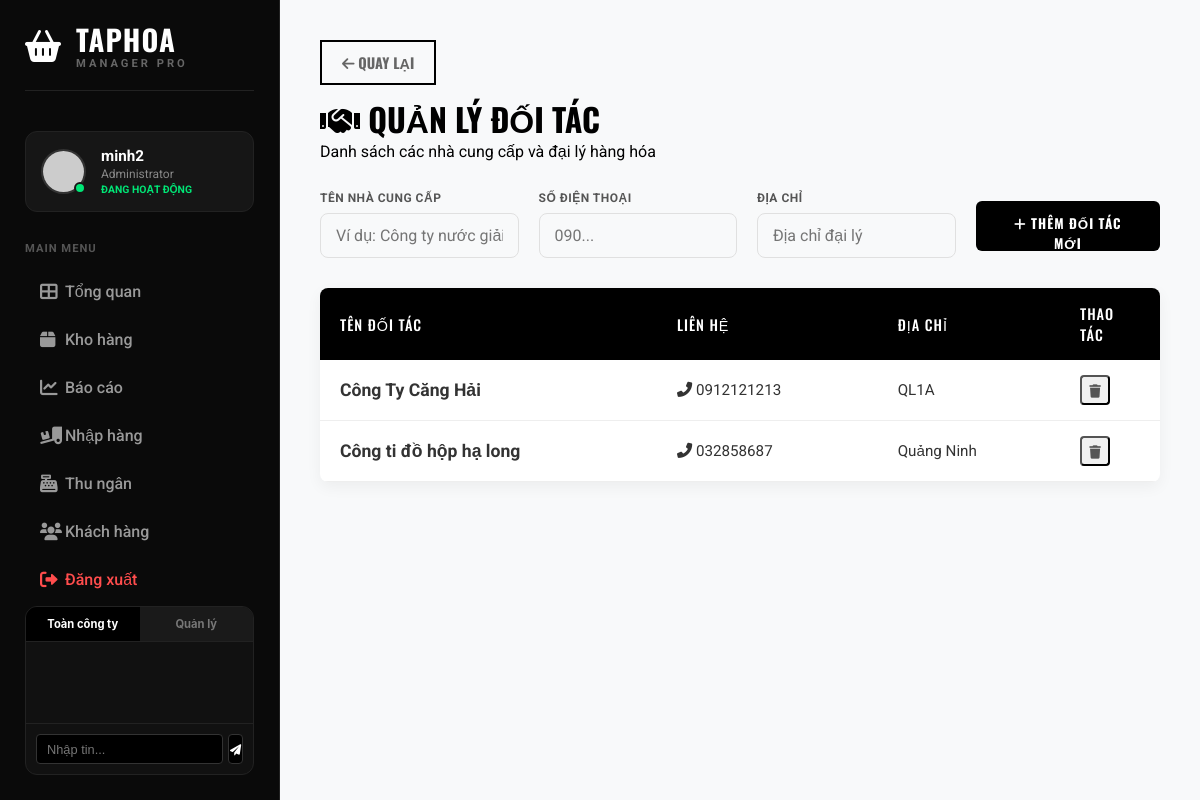
/index.php?action=suppliers (signed in), run on the app's committed database.
### tables this page shows
CREATE TABLE `suppliers` (
  `id` int(11) NOT NULL,
  `name` varchar(255) NOT NULL,
  `phone` varchar(20) DEFAULT NULL,
  `address` text DEFAULT NULL,
  `created_at` datetime DEFAULT current_timestamp()
);

### controllers/ImportController.php (called while the page is built, shortened)
<?php
class ImportController {
    private $db;
    public function __construct() {
        $database = new Database();
        $this->db = $database->getConnection();
    }
public function supplierList() {
    $query = "SELECT * FROM suppliers ORDER BY id DESC";
    $stmt = $this->db->prepare($query);
    $stmt->execute();
    $suppliers = $stmt->fetchAll(PDO::FETCH_ASSOC);
    require_once '../views/imports/suppliers.php';
}
}

### config/Database.php (called while the page is built, shortened)
<?php
class Database {
    private $host = "localhost";
    private $db_name = "taphoa_db";
    private $username = "root";
    private $password = "";
    public function getConnection() {
        $this->conn = null;
        try {
            $this->conn = new PDO("mysql:host=" . $this->host . ";dbname=" . $this->db_name, $this->username, $this->password);
            $this->conn->exec("set names utf8");
            $this->conn->setAttribute(PDO::ATTR_ERRMODE, PDO::ERRMODE_EXCEPTION);
        } catch(PDOException $exception) {
            echo "Lỗi kết nối: " . $exception->getMessage();
        }
        return $this->conn;
    }
}
?>

### views/imports/suppliers.php (the view, shortened to what this page needs)
<!DOCTYPE html>
<html lang="vi">
<head>
    <link rel="stylesheet" href="css/style.css">
    <link rel="stylesheet" href="https://cdnjs.cloudflare.com/ajax/libs/font-awesome/6.0.0/css/all.min.css">
</head>
<body>
    <div class="dashboard-container">
        <?php include '../views/partials/sidebar.php'; ?>
        <main class="main-content">
            <div class="list-header">
                <div>
                    <a href="javascript:history.back()" class="back-btn" style="display:inline-block; margin-bottom:10px; color:#666; text-decoration:none; font-weight:bold;"><i class="fas fa-arrow-left"></i> Quay lại</a>
                    <h1><i class="fas fa-handshake"></i> QUẢN LÝ ĐỐI TÁC</h1>
                    <p>Danh sách các nhà cung cấp và đại lý hàng hóa</p>
                </div>
            </div>
            <div class="modern-card" style="margin-bottom: 30px;">
                <form action="index.php?action=supplier_store" method="POST">
                    <div class="form-grid-row">
                        <div class="form-group">
                            <label>TÊN NHÀ CUNG CẤP</label>
                            <input type="text" name="name" class="nike-input" required placeholder="Ví dụ: Công ty nước giải khát Pepsi">
                        </div>
                        <div class="form-group">
                            <label>SỐ ĐIỆN THOẠI</label>
                            <input type="text" name="phone" class="nike-input" placeholder="090...">
                        </div>
                        <div class="form-group">
                            <label>ĐỊA CHỈ</label>
                            <input type="text" name="address" class="nike-input" placeholder="Địa chỉ đại lý">
                        </div>
                        <div class="form-group" style="display: flex; align-items: flex-end;">
                            <button type="submit" class="btn-black" style="width: 100%; height: 50px;">
                                <i class="fas fa-plus"></i> THÊM ĐỐI TÁC MỚI
                            </button>
                        </div>
                    </div>
                </form>
            </div>
            <div class="table-container">
                <table class="nike-table">
                    <thead>
                        <tr>
                            <th>TÊN ĐỐI TÁC</th>
                            <th>LIÊN HỆ</th>
                            <th>ĐỊA CHỈ</th>
                            <th style="width: 100px;">THAO TÁC</th>
                        </tr>
                    </thead>
                    <tbody>
                        <?php if(!empty($suppliers)): ?>
                            <?php foreach($suppliers as $s): ?>
                            <tr>
                                <td><b style="font-size: 1.1rem;"><?php echo htmlspecialchars($s['name']); ?></b></td>
                                <td><i class="fas fa-phone-alt"></i> <?php echo $s['phone']; ?></td>
                                <td><?php echo htmlspecialchars($s['address']); ?></td>
                                <td>
                                    <button class="action-btn delete"><i class="fas fa-trash"></i></button>
                                </td>
                            </tr>
                            <?php endforeach; ?>
                        <?php else: ?>
                            <tr><td colspan="4" style="text-align:center; padding: 30px;">Chưa có dữ liệu nhà cung cấp.</td></tr>
                        <?php endif; ?>
                    </tbody>
                </table>
            </div>
        </main>
    </div>
</body>
</html>

### public/css/style.css (style rules this page uses)
* { margin: 0; padding: 0; box-sizing: border-box; }
body { font-family: 'Roboto', sans-serif; height: 100vh; display: flex; overflow: hidden; }
.btn-black { width: 100%; padding: 18px; background-color: #000; color: #fff; border: none; font-weight: 700; text-transform: uppercase; cursor: pointer; font-family: 'Oswald', sans-serif; letter-spacing: 1px; margin-top: 10px; transition: background 0.3s; }
.dashboard-container { display: flex; height: 100vh; background-color: #f4f4f4; width: 100%; }
.main-content { margin-left: 280px; flex: 1; padding: 40px; background-color: #f8f9fa; }
.main-content { flex: 1; padding: 40px; overflow-y: auto; }
.main-content h1 { font-family: 'Oswald', sans-serif; font-size: 3rem; text-transform: uppercase; }
.back-btn { text-decoration: none; color: #000; font-weight: 700; font-family: 'Oswald', sans-serif; border: 2px solid #000; padding: 10px 20px; transition: all 0.3s; text-transform: uppercase; font-size: 0.9rem; display: flex; align-items: center; gap: 10px; }
.list-header { display: flex; justify-content: space-between; align-items: center; margin-bottom: 30px; }
.list-header h1 { font-family: 'Oswald', sans-serif; text-transform: uppercase; font-size: 2rem; margin: 0; }
.table-container { background: #fff; border-radius: 8px; box-shadow: 0 5px 15px rgba(0, 0, 0, 0.05); overflow: hidden; }
.nike-table { width: 100%; border-collapse: collapse; font-family: 'Roboto', sans-serif; }
.nike-table thead { background-color: #000; color: #fff; }
.nike-table th { padding: 15px 20px; text-align: left; font-family: 'Oswald', sans-serif; font-weight: 500; letter-spacing: 1px; font-size: 0.9rem; text-transform: uppercase; }
.nike-table td { padding: 15px 20px; border-bottom: 1px solid #eee; color: #333; font-size: 0.95rem; vertical-align: middle; }
.action-btn { display: inline-block; width: 30px; height: 30px; line-height: 30px; text-align: center; border-radius: 4px; color: #555; transition: all 0.2s; margin-right: 5px; background: #f0f0f0; }
.form-grid-row { display: flex; gap: 20px; }
.form-group { display: flex; flex-direction: column; }
.form-group label { font-size: 0.75rem; font-weight: 700; color: #555; margin-bottom: 8px; text-transform: uppercase; letter-spacing: 0.5px; }
.form-group input, .form-group select { width: 100%; padding: 12px 15px; border: 1px solid #e0e0e0; border-radius: 8px; font-size: 1rem; background-color: #f8f9fa; transition: all 0.2s; font-family: 'Roboto', sans-serif; outline: none; box-sizing: border-box; }
.btn-black { border-radius: 6px; padding: 12px 30px; }

### data on the page
suppliers: name "Công Ty Căng Hải", phone "0912121213", address "QL1A"
suppliers: name "Công ti đồ hộp hạ long", phone "032858687", address "Quảng Ninh"

### other printed values
$username "minh2"
$userRole "Administrator"
$chatDeptName "Quản lý"
